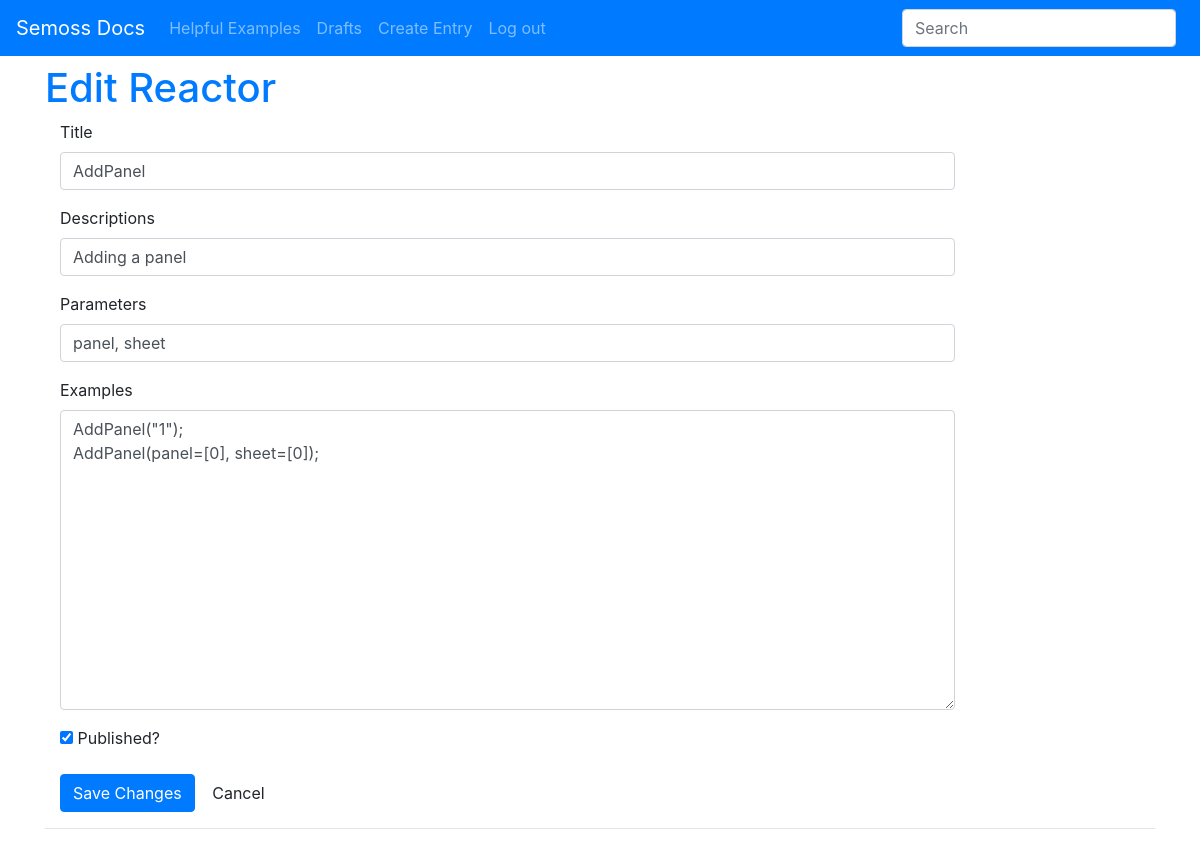
The page /addpanel/edit/ (signed in) on the database its author committed.
### app.py (models this page shows, shortened)
class Entry(flask_db.Model):
    title = CharField()
    slug = CharField(unique=True)
    description = TextField()
    inputs = TextField()
    content = TextField()
    published = BooleanField(index=True)
    timestamp = DateTimeField(default=datetime.datetime.now, index=True)

### app.py (the view)
@app.route('/<slug>/edit/', methods=['GET', 'POST'])
@login_required
def edit(slug):
    entry = get_object_or_404(Entry, Entry.slug == slug)
    return _create_or_edit(entry, 'edit.html')

### app.py (called while the page is built, shortened)
def login_required(fn):
    @functools.wraps(fn)
    def inner(*args, **kwargs):
        if session.get('logged_in'):
            return fn(*args, **kwargs)
        return redirect(url_for('login', next=request.path))
    return inner

def _create_or_edit(entry, template):
    return render_template(template, entry=entry)

### templates/edit.html
{% extends "create.html" %}
{% block content_title %}Edit Reactor{% endblock %}
{% block form_action %}
    {{ url_for('edit', slug=entry.slug) }}
{% endblock %}
{% block save_button %}Save Changes{% endblock %}

### templates/create.html (shortened to what this page needs)
{% extends "base.html" %}
{% block content %}
  <form action="{% block form_action %}{{ url_for('create') }}{% endblock %}" class="form-horizontal" method="post">
    <div class="form-group">
      <label for="title" class="col-sm-2 control-label">Title</label>
      <div class="col-sm-10">
        <input class="form-control" id="title" name="title" type="text" value="{{ entry.title }}">
      </div>
    </div>
    <div class="form-group">
        <label for="Description" class="col-sm-2 control-label">Descriptions</label>
        <div class="col-sm-10">
            <input class="form-control" id="description" name="description" value="{{ entry.description }}">
        </div>
    </div>
     <div class="form-group">
         <label for="Inputs" class="col-sm-2 control-label">Parameters</label>
         <div class="col-sm-10">
            <input class="form-control" id="inputs" name="inputs" value="{{ entry.inputs }}">
        </div>
     </div>
    <div class="form-group">
      <label for="Content" class="col-sm-2 control-label">Examples</label>
      <div class="col-sm-10">
        <textarea class="form-control" id="content" name="content" style="height: 300px;">{{ entry.content }}</textarea>
      </div>
    </div>
    <div class="form-group">
      <div class="col-sm-offset-2 col-sm-10">
        <div class="checkbox">
          <label>
            <input name="published" type="checkbox" value="y"{% if entry.published %} checked="checked"{% endif %}> Published?
          </label>
        </div>
      </div>
    </div>
    <div class="form-group">
      <div class="col-sm-offset-2 col-sm-10">
        <button class="btn btn-primary" type="submit">{% block save_button %}Create{% endblock %}</button>
        <a class="btn btn-default" href="{{ url_for('index') }}">Cancel</a>
      </div>
    </div>
  </form>
{% endblock %}

### rows shown on the page
Entry: title "AddPanel", description "Adding a panel", inputs "panel, sheet", content "AddPanel(\"1\"); AddPanel(panel=[0], sheet=[0]);", published "☑"
